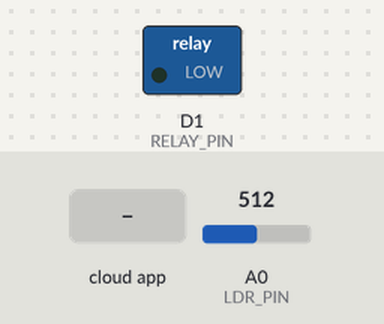
Bench run of a sketch on a simulated ESP8266 (NodeMCU). Parts: switched loads named in the sketch (green lamp = pin HIGH). Inputs (shaded band) come from the test bench; at power-on: A0 (LDR_PIN) = 512. WiFi joins after 1.5 s; servers stay silent unless stated; the Firebase database answers and starts empty; what the sketch prints to the serial monitor is not drawn.

Above: at 2.7 s.
2.8 s: the phone or cloud app sets AutoMode to 1
At 4.7 s:
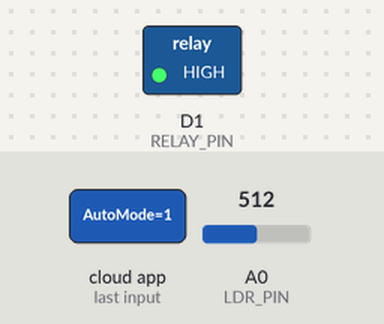
5.6 s: the phone or cloud app sets AutoMode to 0
At 7.5 s:
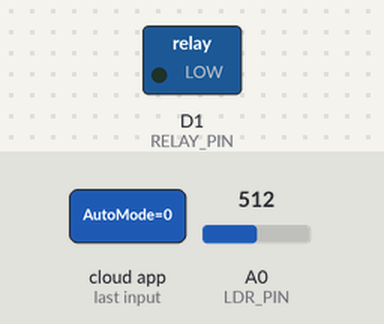
7.8 s: the phone or cloud app sets dataLed to 1
At 9.3 s:
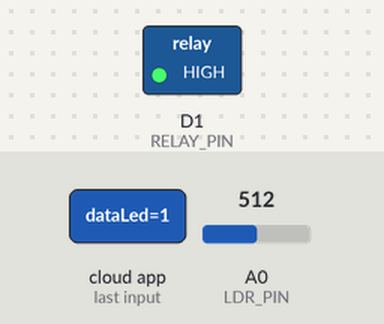
Timing chart, 0 to 10.8 s (numbered marks = the images above; inputs shaded):
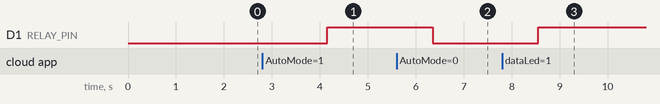

The sketch:

MCS_MODE_MANUAL_AUTO.ino
```cpp
#include <ESP8266WiFi.h>
#include <FirebaseESP8266.h>

#define WIFI_SSID "kokocute"
#define WIFI_PASSWORD "qwertyuiop"
#define FIREBASE_HOST "proyek-mcs-c23ac-default-rtdb.asia-southeast1.firebasedatabase.app"
#define FIREBASE_AUTH "l60Nqsin6WlqYaHLfLgr0V9SOwhpf9IbfGFxNbbD"

#define LDR_PIN A0
#define RELAY_PIN D1

FirebaseData fbdo;
FirebaseAuth auth;
FirebaseConfig config;

bool autoMode = false;
bool dataLed = false;
int ldrThreshold = 40;

void setup() {
  Serial.begin(115200);
  pinMode(RELAY_PIN, OUTPUT);

  // Changed to LOW so it starts OFF for your specific relay wiring
  digitalWrite(RELAY_PIN, LOW);

  WiFi.begin(WIFI_SSID, WIFI_PASSWORD);
  while (WiFi.status() != WL_CONNECTED) {
    delay(500);
    Serial.print(".");
  }

  config.host = FIREBASE_HOST;
  config.signer.tokens.legacy_token = FIREBASE_AUTH;
  Firebase.begin(&config, &auth);
  Firebase.reconnectWiFi(true);
}

// ... (Keep configuration and setup as they are)

void loop() {
  // 1. Sync states
  if (Firebase.getBool(fbdo, "/AutoMode")) { autoMode = fbdo.boolData(); }
  if (Firebase.getBool(fbdo, "/dataLed")) { dataLed = fbdo.boolData(); }
  if (Firebase.getInt(fbdo, "/LdrThreshold")) { ldrThreshold = fbdo.intData(); }

 // ... (Setup and Sync code remain same)

  // 2. Read Sensor
  int ldrValue = analogRead(LDR_PIN);
  int lightPercent = map(ldrValue, 0, 1024, 0, 100);

  // ... (Sync code)

// 3. Main Control Logic
if (autoMode) {
  // --- AUTO MODE ---
  // If Dark (below threshold) -> Turn ON
  if (lightPercent < ldrThreshold) {
    digitalWrite(RELAY_PIN, LOW);
    if (dataLed != true) Firebase.setBool(fbdo, "/dataLed", true); // Sync FB icon
  } else {
    digitalWrite(RELAY_PIN, HIGH);
    if (dataLed != false) Firebase.setBool(fbdo, "/dataLed", false); // Sync FB icon
  }
} else {
  // --- MANUAL MODE ---
  // Use the SAME High/Low as Auto mode so it's consistent
  if (dataLed == true) {
    digitalWrite(RELAY_PIN, HIGH); // Manual ON
  } else {
    digitalWrite(RELAY_PIN, LOW);  // Manual OFF
  }
}

  // 4. Update Firebase
  Firebase.setInt(fbdo, "/CurrentLightLevel", lightPercent);
  delay(500);
}
```

Measured:
- after the input at 2.8 s, D1 (RELAY_PIN): LOW → HIGH after 1.4 s
- after the input at 5.6 s, D1 (RELAY_PIN): HIGH → LOW after 0.75 s
- after the input at 7.8 s, D1 (RELAY_PIN): LOW → HIGH after 0.76 s
